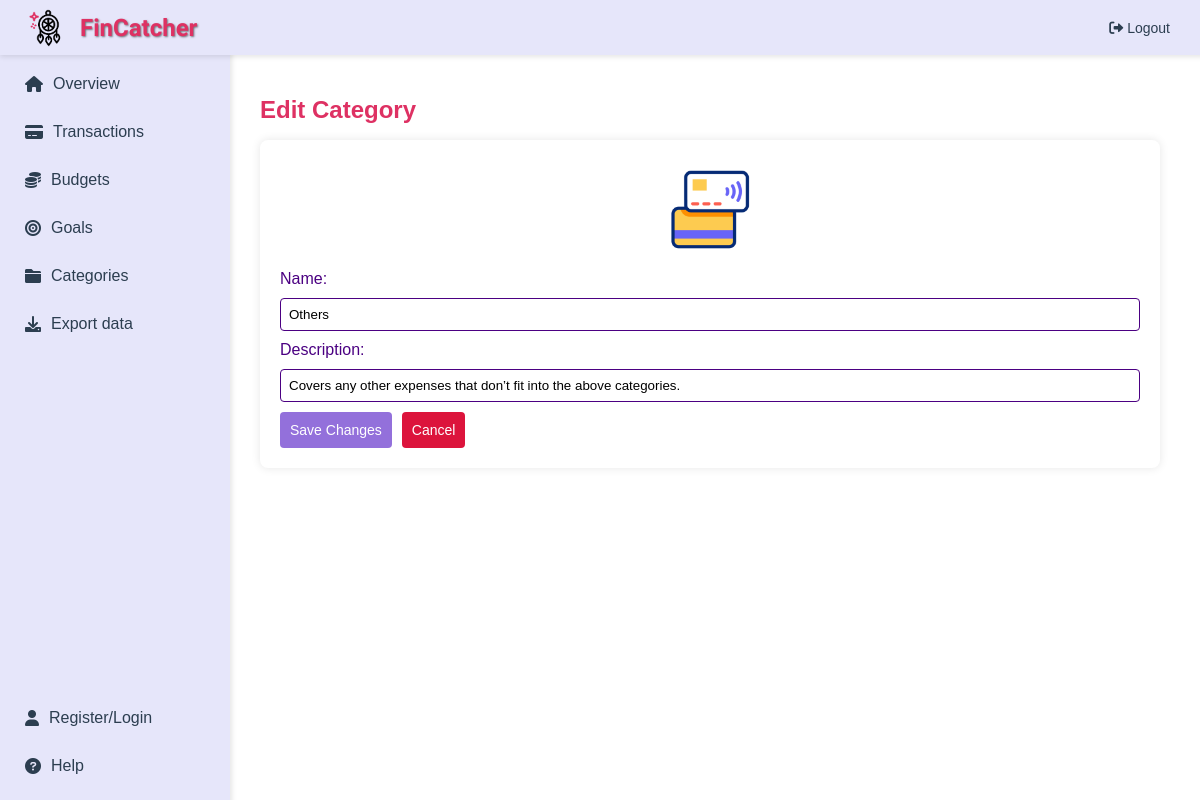
Before: /categories/edit/16 (signed in) with the older database file.
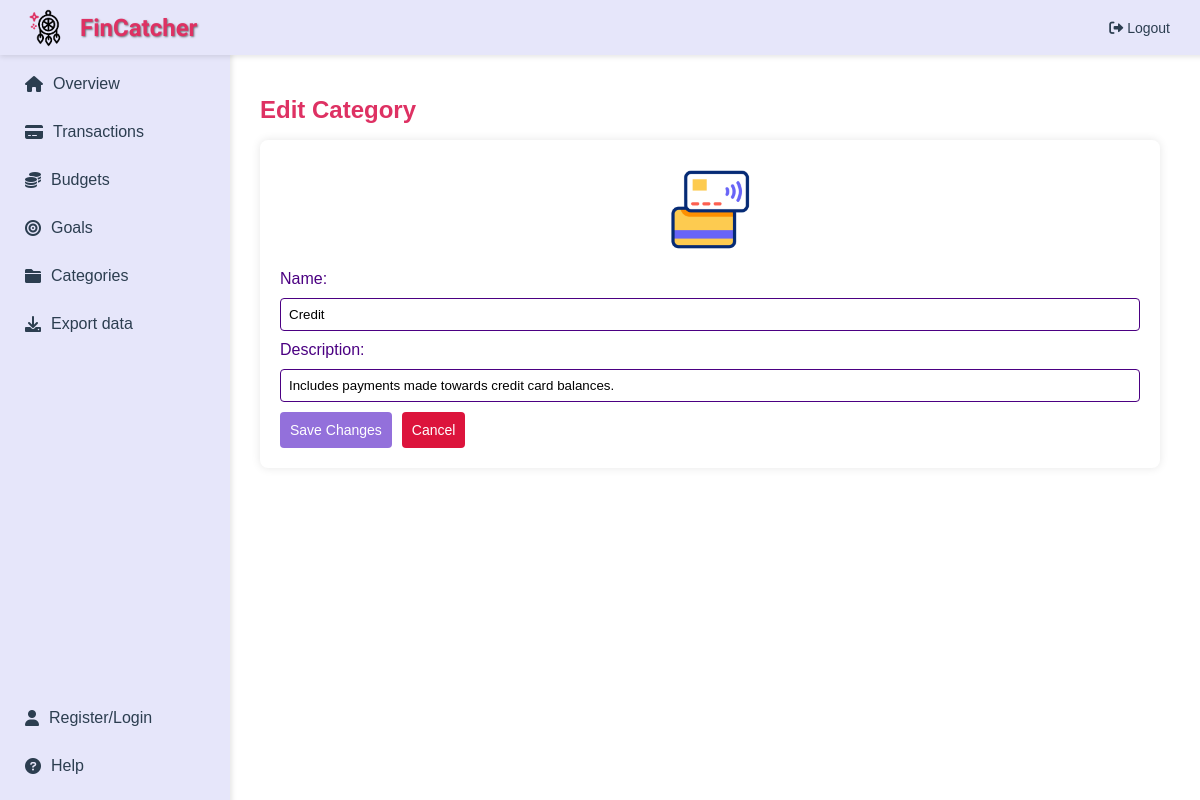
After: the same page with the newer database file.
### app/main/models.py (models this page shows)
class Categories(db.Model):
    id = db.Column(db.Integer, primary_key=True, unique=True, nullable=False)
    name = db.Column(db.String(50), nullable=False)
    description = db.Column(db.String(1000), nullable=True)
    user_id = db.Column(db.Integer, db.ForeignKey('user.user_id'), nullable=True)  # link to User
    budgets = db.relationship('Budgets', backref='category', lazy=True)
    goals = db.relationship('Goals', backref='category', lazy=True)
    __table_args__ = (UniqueConstraint('name', 'user_id', name='uix_name_user_id'),)

### app/categories/routes.py (the view, shortened to what this page needs)
@categories.route('/categories/edit/<int:id>', methods=['GET', 'POST'])
@login_required
def edit_category(id):
    category = Categories.query.get_or_404(id) # fetch the category to edit or return 404 if not found
    return render_template('edit_category.html', category=category, categories=Categories.query.all(),
                           category_icons=category_icons, category_gifs=category_gifs)

### app/main/models.py (called while the page is built)
@login_manager.user_loader
def load_user(user_id):
    return User.query.get(int(user_id))  # query the database to retrieve the user instance corresponding to the user_id

### app/categories/templates/edit_category.html (shortened to what this page needs)
{% extends "layout.html" %}
{% block content %}
<div style="padding: 20px;">
    <h1 style="color: #DE3163; font-size: 24px;">Edit Category</h1>
    <form action="{{ url_for('categories.edit_category', id=category.id) }}" method="POST" style="display: flex; flex-direction: column; gap: 10px; background-color: #ffffff; padding: 20px; border-radius: 8px; box-shadow: 0 0 10px rgba(0,0,0,0.1);">
        <img src="/{{ category_gifs[category.id if category.id <= 16 else 17] }}" alt="{{ category.id }} icon" style="width:100px; height:100px; display: block; margin-left: auto; margin-right: auto;">
        <label for="name" style="color: #4B0082;">Name:</label>
        <input type="text" step="0.01" id="name" name="name" value="{{ category.name }}" required style="padding: 8px; border: 1px solid #4B0082; border-radius: 4px;">
        <label for="description" style="color: #4B0082;">Description:</label>
        <input type="text" id="description" name="description" value="{{ category.description }}" style="padding: 8px; border: 1px solid #4B0082; border-radius: 4px;">
        <div style="display: flex; gap: 10px;">
            <button type="submit" style="background-color: #9370DB; color: white; padding: 10px; border: none; border-radius: 4px; cursor: pointer; font-size: 14px;">Save Changes</button>
            <button type="button" onclick="window.location.href='{{ url_for('categories.categories_page') }}'" style="background-color: #DC143C; color: white; padding: 10px; border: none; border-radius: 4px; cursor: pointer; font-size: 14px;">Cancel</button>
        </div>
    </form>
</div>
{% endblock %}

### app/main/templates/layout.html (shortened to what this page needs)
<!DOCTYPE html>
<html lang="en">
<head>
    <link rel="stylesheet" href="https://cdnjs.cloudflare.com/ajax/libs/font-awesome/6.0.0-beta3/css/all.min.css">
</head>
<body>
    <div class="header">
        <div class="header-left">
            <img src="{{ url_for('static', filename='images/dreamcatcher.gif') }}" alt="Dream Catcher">
            <h1>FinCatcher</h1>
        </div>
        <a href="{{ url_for('auth.logout') }}" class="logout-btn"><i class="fas fa-sign-out-alt"></i> Logout</a>
    </div>
    <div class="sidebar">
        <div class="sidebar-main">
            <a href="{{ url_for('main.overview') }}"><i class="fas fa-home"></i>Overview</a>
            <a href="{{ url_for('transactions.transactions_page') }}"><i class="fas fa-credit-card"></i>Transactions</a>
            <a href="{{ url_for('budgets.budgets_page') }}"><i class="fa-solid fa-coins"></i>Budgets</a>
            <a href="{{ url_for('goals.goals_page') }}"><i class="fas fa-bullseye"></i>Goals</a>
            <a href="{{ url_for('categories.categories_page') }}"><i class="fas fa-folder"></i>Categories</a>
            <a href="{{ url_for('export.export_data') }}"><i class="fas fa-download"></i> Export data</a>
        </div>
        <div class="sidebar-bottom">
            <a href="{{ url_for('auth.register_login') }}"><i class="fas fa-user"></i>Register/Login</a>
            <a href="{{ url_for('help.help_page') }}"><i class="fas fa-question-circle"></i>Help</a>
        </div>
    </div>
    <div class="content">
        {% block content %}{% endblock %}
    </div>
</body>
</html>

### app/main/templates/layout.html (style rules this page uses)
body { margin: 0; font-family: Arial, sans-serif; background-color: #ffffff; color: #2c3e50; }
.header { background-color: #e6e6fa; padding: 10px 20px; display: flex; align-items: center; justify-content: space-between; box-shadow: 0px 2px 5px rgba(0, 0, 0, 0.1); position: fixed; top: 0; height: 35px; width: 100%; z-index: 1000; }
.header-left { display: flex; align-items: center; }
.header img { height: 50px; margin-right: 10px; }
.header h1 { margin: 0; font-size: 24px; font-family: 'Poiret One', cursive; color: #de3163; text-shadow: 1px 1px 2px rgba(0, 0, 0, 0.5); }
.logout-btn { text-decoration: none; color: #2c3e50; font-size: 14px; padding: 5px 50px; transition: color 0.3s; }
.sidebar { width: 200px; position: fixed; top: 50px; left: 0; background-color: #e6e6fa; padding: 15px; box-shadow: 2px 0px 5px rgba(0, 0, 0, 0.1); height: calc(100vh - 50px); display: flex; flex-direction: column; }
.sidebar-main { flex-grow: 1; }
.sidebar a { display: flex; align-items: center; padding: 10px; color: #2c3e50; text-decoration: none; margin-bottom: 10px; transition: background-color 0.3s, color 0.3s; }
.sidebar a i { margin-right: 10px; }
.sidebar-bottom { margin-top: auto; margin-bottom: 20px; }
.content { margin-left: 220px; padding: 20px; padding-top: 60px; }

Changed rows visible on the page:
changed Categories: name "Others" → "Credit"; description "Covers any other expenses that don’t fit into the above categories." → "Includes payments made towards credit card balances."
